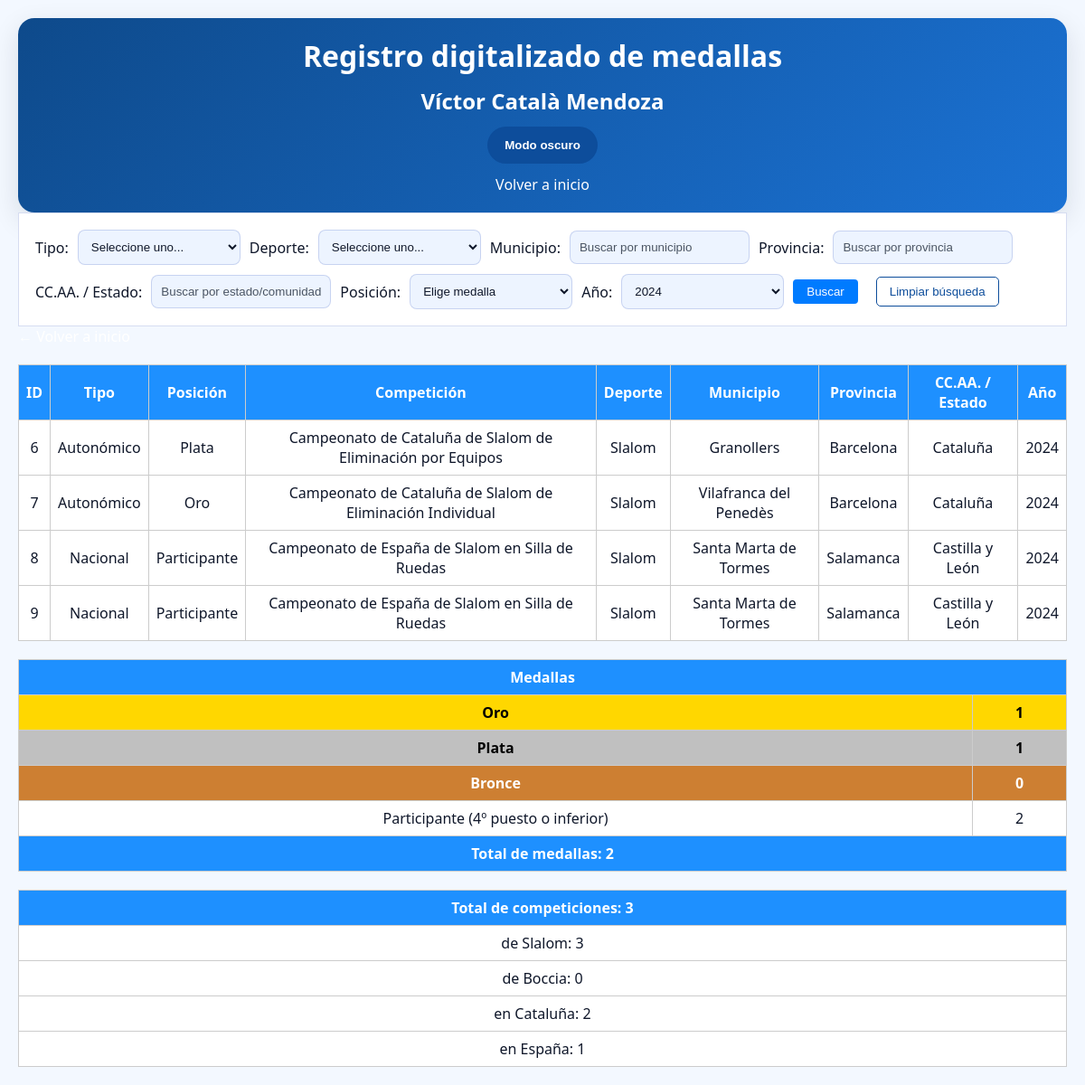
/medallero.php?year=2024, run on the app's committed database.
### tables this page shows
CREATE TABLE medallas (
    id INT AUTO_INCREMENT PRIMARY KEY,
    tipo ENUM('Autonómico', 'Nacional', 'Internacional'),
    competicion VARCHAR(255),
    deporte VARCHAR(100),
    posicion ENUM('Oro', 'Plata', 'Bronce', 'Participante'),
    division VARCHAR(100) NULL,
    lugar VARCHAR(100),
    provincia VARCHAR(100),
    comunidad VARCHAR(100),
    pais VARCHAR(100),
    year YEAR
);

### funciones.php (called while the page is built, shortened)
<?php
function iconoMedalla($posicion)
{
    switch ($posicion) {
        default:
            return ucfirst($posicion);
    }
}
?>

### medallero.php (the view, shortened to what this page needs)
<?php include 'conexion.php';
include 'funciones.php'; ?>
<!DOCTYPE html>
<html>
<head>
    <link rel="stylesheet" href="css/index.css">
</head>
<body>
    <header>
        <h1>Registro digitalizado de medallas</h1>
        <h2>Víctor Català Mendoza</h2>
        <button id="theme-toggle" type="button">Modo oscuro</button>
        <a href="index.php">Volver a inicio</a>
    </header>
    <form method="GET">
        Tipo:
        <select name="tipo">
            <option value="">Seleccione uno...</option>
        </select>
        Deporte:
        <select name="deporte">
            <option value="">Seleccione uno...</option>
        </select>
        Municipio:
        <input type="text" name="lugar" id="municipio" placeholder="Buscar por municipio">
        Provincia:
        <input type="text" name="provincia" id="provincia" placeholder="Buscar por provincia">
        CC.AA. / Estado:
        <input type="text" name="comunidad" id="comunidad" placeholder="Buscar por estado/comunidad autónoma">
        Posición:
        <select name="posicion">
            <option value="">Elige medalla</option>
        </select>
        Año:
        <select name="year">
            <?php
            $year_inicio = 2023;
            $year_actual = date('Y');
            for ($i = $year_inicio; $i <= $year_actual; $i++) {
                $seleccionado = ($_GET['year'] ?? '') == $i ? 'selected' : '';
                echo "<option value=\"$i\" $seleccionado>$i</option>";
            }
            ?>
        </select>
        <input type="submit" value="Buscar">
        <button type="button" id="limpiar-filtros">Limpiar búsqueda</button>
    </form>
    <a href="index.php">&larr; Volver a inicio</a>
    <?php
    $year = $_GET['year'] ?? '';
    $where = " WHERE 1=1";
    if (!empty($year)) {
        $where .= " AND year = " . intval($year);
    }
    $whereCompeticionesSlalom = " WHERE 1=1";
    if (!empty($year)) {
        $whereCompeticionesSlalom .= " AND year = " . intval($year);
    }
    $whereCompeticionesBoccia = " WHERE deporte = 'Boccia'";
    if (!empty($year)) {
        $whereCompeticionesBoccia .= " AND year = " . intval($year);
    }
    $sql = "SELECT * FROM medallas" . $where;
    $sqlResumen = "SELECT
        SUM(posicion = 'oro') AS oro,
        SUM(posicion = 'plata') AS plata,
        SUM(posicion = 'bronce') AS bronce,
        SUM(posicion IN ('participante')) AS total_participantes,
        SUM(posicion IN ('oro', 'plata', 'bronce')) AS total_medallas,
        (SELECT COUNT(DISTINCT competicion) FROM competiciones_slalom" . $whereCompeticionesSlalom . ") AS total_slalom,
        (SELECT COUNT(DISTINCT competicion) FROM medallas" . $whereCompeticionesBoccia . ") AS total_boccia,
        (SELECT COUNT(DISTINCT competicion) FROM competiciones_slalom" . $whereCompeticionesSlalom . " AND tipo = 'autonomico') AS total_catalunya_slalom,
        (SELECT COUNT(DISTINCT competicion) FROM medallas" . $whereCompeticionesBoccia . " AND tipo = 'autonomico') AS total_catalunya_boccia,
        (SELECT COUNT(DISTINCT competicion) FROM competiciones_slalom" . $whereCompeticionesSlalom . " AND tipo = 'nacional') AS total_espanna_slalom,
        (SELECT COUNT(DISTINCT competicion) FROM medallas" . $whereCompeticionesBoccia . " AND tipo = 'nacional') AS total_espanna_boccia,
        COUNT(*) AS total_registros
    FROM medallas" . $where . " AND posicion IN ('oro', 'plata', 'bronce', 'participante')";
    $resultado = $conexion->query($sql);
    if ($resultado->num_rows > 0): ?>
        <table>
            <tr>
                <th>ID</th>
                <th>Tipo</th>
                <th>Posición</th>
                <th>Competición</th>
                <th>Deporte</th>
                <th>Municipio</th>
                <th>Provincia</th>
                <th>CC.AA. / Estado</th>
                <th>Año</th>
            </tr>
            <?php while ($fila = $resultado->fetch_assoc()): ?>
                <tr>
                    <td><?php echo $fila['id']; ?></td>
                    <td><?php echo $fila['tipo']; ?></td>
                    <td class="<?php echo $fila['posicion']; ?>">
                        <?php echo iconoMedalla($fila['posicion']); ?>
                    </td>
                    <td><?php echo $fila['competicion']; ?></td>
                    <td><?php echo $fila['deporte']; ?></td>
                    <?php
                    if ($fila['lugar'] == $fila['provincia']) {
                        echo '<td colspan="2">' . $fila['lugar'] . '</td>';
                        echo '<td>' . $fila['comunidad'] . '</td>';
                    } elseif ($fila['provincia'] == $fila['comunidad']) {
                        echo '<td colspan="2">' . $fila['provincia'] . '</td>';
                    } else {
                        echo '<td>' . $fila['lugar'] . '</td>';
                        echo '<td>' . $fila['provincia'] . '</td>';
                        echo '<td>' . $fila['comunidad'] . '</td>';
                    }
                    ?>
                    <td><?php echo $fila['year']; ?></td>
                </tr>
            <?php endwhile; ?>
        </table>
    <?php else: ?>
        <p>No se han encontrado resultados</p>
    <?php endif; ?>
    <?php
    $resultado2 = $conexion->query($sqlResumen);
    $resumen = $resultado2 ? $resultado2->fetch_assoc() : null;
    if ($resumen):
        $total_competiciones_slalom = (int) $resumen['total_slalom'];
        $total_competiciones_boccia = (int) $resumen['total_boccia'];
        $total_competiciones_deportes = $total_competiciones_slalom + $total_competiciones_boccia;
        ?>
        <table>
            <tr>
                <th colspan="2">Medallas</th>
            </tr>
            <tr>
                <th class=oro>Oro</th>
                <td class=oro><?php echo (int) $resumen['oro']; ?></td>
            </tr>
            <tr>
                <th class=plata>Plata</th>
                <td class=plata><?php echo (int) $resumen['plata']; ?></td>
            </tr>
            <tr>
                <th class=bronce>Bronce</th>
                <td class=bronce><?php echo (int) $resumen['bronce']; ?></td>
            </tr>
            <tr>
                <td>Participante (4º puesto o inferior)</td>
                <td><?php echo (int) $resumen['total_participantes']; ?></td>
            </tr>
            <tr>
                <th colspan="2">Total de medallas: <?php echo (int) $resumen['total_medallas']; ?></th>
            </tr>
        </table>
        <table>
            <tr>
                <th>Total de competiciones: <?php echo $total_competiciones_deportes; ?></th>
            </tr>
            <tr>
                <td>de Slalom: <?php echo $total_competiciones_slalom; ?></td>
            </tr>
            <tr>
                <td>de Boccia: <?php echo $total_competiciones_boccia; ?></td>
            </tr>
            <tr>
                <td>en Cataluña: <?php echo ((int) $resumen['total_catalunya_slalom'] + (int) $resumen['total_catalunya_boccia']); ?></td>
            </tr>
            <tr>
                <td>en España: <?php echo ((int) $resumen['total_espanna_slalom'] + (int) $resumen['total_espanna_boccia']); ?></td>
            </tr>
        </table>
    <?php else: ?>
        <p>No se han encontrado resultados</p>
    <?php endif; ?>
</body>
</html>

### css/index.css (style rules this page uses)
:root { --bg: #f3f8ff; --surface: #ffffff; --surface-soft: #edf4ff; --text: #0f172a; --muted: #4b5563; --border: rgba(30, 64, 175, 0.18); --accent: #0d4d9b; --accent-soft: #d6e6ff; --header-bg: #0e4a8b; --header-text: #ffffff; --table-header: #1e63c2; --table-row: #eff5ff; --table-alt: #dbe9ff; --button-bg: #0d4d9b; --button-text: #ffffff; --button-border: rgba(13, 77, 155, 0.34); }
* { box-sizing: border-box; padding: 0; margin: 0; }
html, body { min-height: 100%; }
body { font-family: 'Segoe UI', Tahoma, Geneva, Verdana, sans-serif; background-color: var(--bg); color: var(--text); margin: 20px; }
a { color: #ffffff; text-decoration: none; }
header { display: flex; flex-direction: column; align-items: center; justify-content: center; gap: 12px; text-align: center; padding: 20px; border-radius: 18px; background: linear-gradient(135deg, var(--header-bg), #1b72d4); color: var(--header-text); box-shadow: 0 10px 30px rgba(15, 23, 42, 0.12); }
header > * { margin: 0; }
#theme-toggle { padding: 12px 18px; background-color: var(--button-bg); color: var(--button-text); border: 1px solid var(--button-border); border-radius: 999px; cursor: pointer; font-weight: 600; transition: transform 0.2s ease, background-color 0.25s ease; }
form { background: var(--surface); padding: 18px; border: 1px solid var(--border); display: flex; flex-direction: row; flex-wrap: wrap; gap: 10px; align-items: center; }
form label, form > * { display: inline-flex; align-items: center; }
input[type="text"], input[type="date"], select, textarea { padding: 10px; border: 1px solid var(--border); border-radius: 8px; background-color: var(--surface-soft); color: var(--text); min-width: 180px; }
input[type="text"]::placeholder, input[type="date"]::placeholder, textarea::placeholder { color: var(--muted); }
input[type="submit"] { padding: 6px 15px; background-color: #007BFF; color: white; border: none; border-radius: 4px; cursor: pointer; }
#limpiar-filtros { background-color: transparent; color: var(--accent); border: 1px solid var(--accent); padding: 8px 14px; border-radius: 5px; cursor: pointer; margin-left: 10px; transition: background-color 0.3s ease, color 0.3s ease; }
table { width: 100%; border-collapse: collapse; margin-top: 20px; background: var(--surface); }
th, td { border: 1px solid #ccc; padding: 8px; text-align: center; }
th { background-color: dodgerblue; color: white; text-align: center; }
td.oro, th.oro { background-color: gold; color: black; font-weight: bold; }
td.plata, th.plata { background-color: silver; color: black; font-weight: bold; }
td.bronce, th.bronce { background-color: #cd7f32; color: white; font-weight: bold; }

### data on the page
medallas: id "6", tipo "Autonómico", posicion "Plata", competicion "Campeonato de Cataluña de Slalom de Eliminación por Equipos", deporte "Slalom", lugar "Granollers", provincia "Barcelona", comunidad "Cataluña", year "2024"
medallas: id "7", tipo "Autonómico", posicion "Oro", competicion "Campeonato de Cataluña de Slalom de Eliminación Individual", deporte "Slalom", lugar "Vilafranca del Penedès", provincia "Barcelona", comunidad "Cataluña", year "2024"
medallas: id "8", tipo "Nacional", posicion "Participante", competicion "Campeonato de España de Slalom en Silla de Ruedas", deporte "Slalom", lugar "Santa Marta de Tormes", provincia "Salamanca", comunidad "Castilla y León", year "2024"
medallas: id "9", tipo "Nacional", posicion "Participante", competicion "Campeonato de España de Slalom en Silla de Ruedas", deporte "Slalom", lugar "Santa Marta de Tormes", provincia "Salamanca", comunidad "Castilla y León", year "2024"

### other printed values
$resumen['oro'] "1"
$resumen['plata'] "1"
$resumen['bronce'] "0"
$resumen['total_participantes'] "2"
$resumen['total_medallas'] "2"
$total_competiciones_deportes "3"
$total_competiciones_slalom "3"
$total_competiciones_boccia "0"
form field year "2024"
